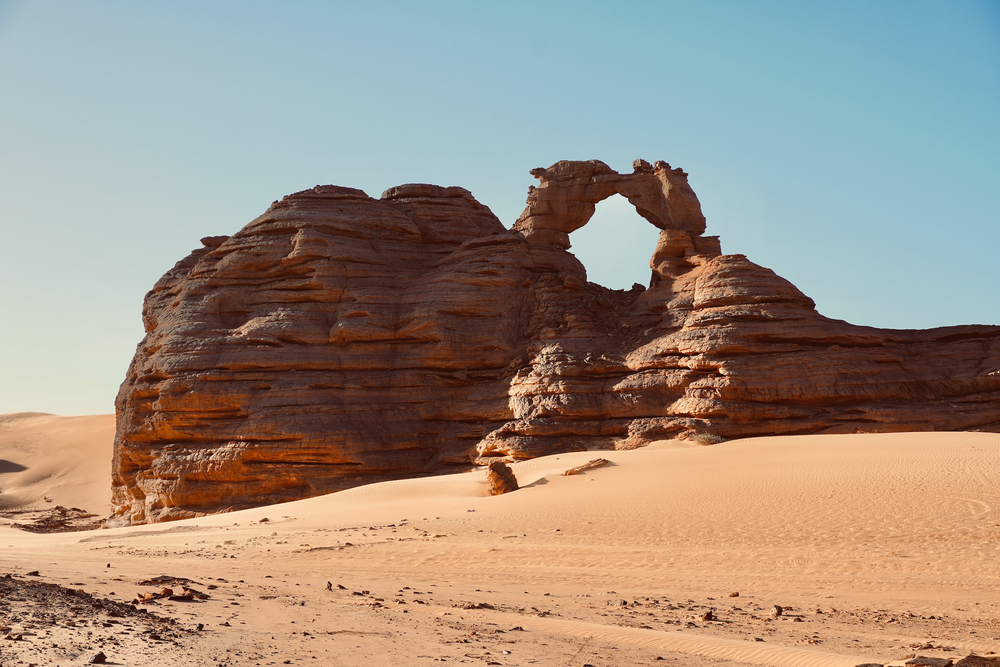
#> input picture lab2/test_image.png, 1000 x 667 px, shrunk from 2400 x 1600 before the run
$ python zad1.py
#> lines starting #> are read from the running program, lines starting #| are printed output that depends on the picture
import cv2
import numpy as np
import os
import matplotlib.pyplot as plt

def save_ppm_p3(filename, image):
#> called with filename = 'test_p3.ppm'
    height, width, _ = image.shape
    with open(filename, 'w') as f:
        f.write(f"P3\n{width} {height}\n255\n")
        for row in image:
            for pixel in row:
                f.write(f"{pixel[2]} {pixel[1]} {pixel[0]} ")
            f.write("\n")

def save_ppm_p6(filename, image):
    height, width, _ = image.shape
    with open(filename, 'wb') as f:
        f.write(f"P6\n{width} {height}\n255\n".encode())
        f.write(image.tobytes())

def load_ppm_p3(filename):
    with open(filename, 'r') as f:
        assert f.readline().strip() == 'P3'
        width, height = map(int, f.readline().split())
        maxval = int(f.readline().strip())
        data = np.loadtxt(f, dtype=np.uint8).reshape((height, width, 3))
        return cv2.cvtColor(data, cv2.COLOR_RGB2BGR)

def load_ppm_p6(filename):
    with open(filename, 'rb') as f:
        assert f.readline().strip() == b'P6'
        width, height = map(int, f.readline().split())
        maxval = int(f.readline().strip())
        data = np.frombuffer(f.read(), dtype=np.uint8).reshape((height, width, 3))
        return data

def compare_file_sizes(file1, file2):
    size1 = os.path.getsize(file1)
    size2 = os.path.getsize(file2)
    print(f"Rozmiar {file1}: {size1} bajtów")
    print(f"Rozmiar {file2}: {size2} bajtów")
    print(f"Różnica: {size1 - size2} bajtów")

image = np.zeros((100, 100, 3), dtype=np.uint8)
image[::2, ::2] = [255, 0, 0]
save_ppm_p3('test_p3.ppm', image)
save_ppm_p6('test_p6.ppm', image)
compare_file_sizes('test_p3.ppm', 'test_p6.ppm')

photo = cv2.imread('test_image.png')
#> photo is the input picture: shape (667, 1000, 3); mean B, G, R 130.5, 144.1, 158.3
save_ppm_p3('photo_p3.ppm', photo)
save_ppm_p6('photo_p6.ppm', photo)
compare_file_sizes('photo_p3.ppm', 'photo_p6.ppm')

loaded_p3 = load_ppm_p3('test_p3.ppm')
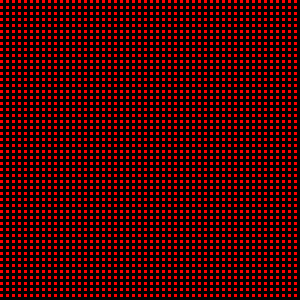
#> loaded_p3: shape (100, 100, 3) (shown 3 times larger); mean R, G, B 63.8, 0, 0
loaded_p6 = load_ppm_p6('test_p6.ppm')

fig, axes = plt.subplots(1, 2, figsize=(10, 5))
axes[0].imshow(cv2.cvtColor(loaded_p3, cv2.COLOR_BGR2RGB))
axes[0].set_title("Loaded P3")
axes[0].axis("off")
axes[1].imshow(cv2.cvtColor(loaded_p6, cv2.COLOR_BGR2RGB))
axes[1].set_title("Loaded P6")
axes[1].axis("off")
plt.show()
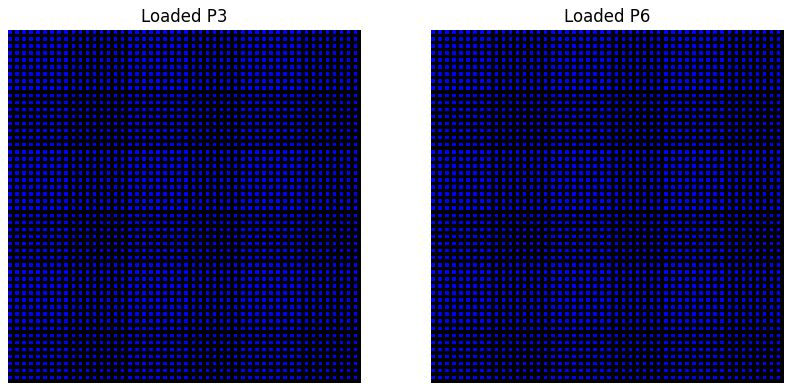
#> figure drawn by matplotlib, 2 panels; B, G, R data is drawn as R, G, B
